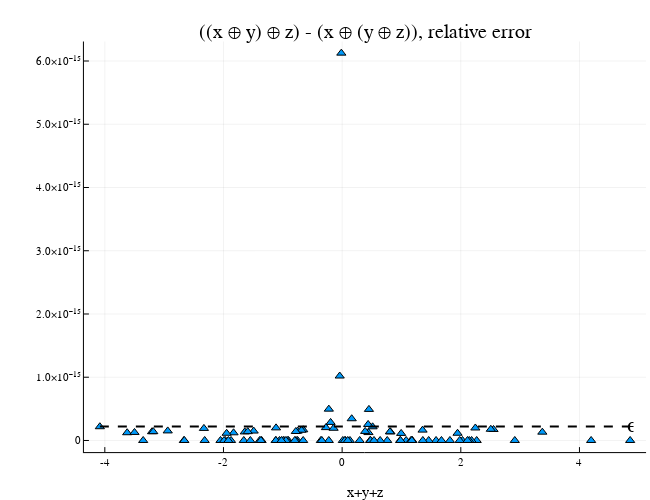

The cell this chart's notebook holds for it:
### Markdown cell above
### Inner product algorithm

- $\tilde{f}: X \to Y$?  Here for the first time we have to reckon with the fact that **floating point addition is not associative**:

$$(x \oplus y) \oplus z \neq x \oplus (y \oplus z)$$

### Code cell
n_samples = 100;
x = randn(n_samples)
y = randn(n_samples)
z = randn(n_samples)
w_left = (x + y) + z
w_right = x + (y + z)
r = abs.(w_left - w_right) ./ max.(abs.(w_left),abs.(w_right))
plot(w_left, r, st=:scatter, m=:utriangle)
plot!([minimum(w_left),maximum(w_right)], eps(Float64)*[1,1], l=(2,:black,:dash), text=["", "ϵ"], ylim=1.1*eps(Float32), size=(650,500), xlabel="x+y+z", title = "((x ⊕ y) ⊕ z) - (x ⊕ (y ⊕ z)), relative error")

### Figure 1 — Plotly figure (JSON) as saved in the notebook; plotly's stock layout.template omitted (floating-point values rounded to 4 significant figures)
{"data": [{"colorbar": {"title": ""}, "legendgroup": "", "marker": {"color": "rgba(0, 154, 250, 1.000)", "line": {"color": "rgba(0, 0, 0, 1.000)", "width": 1}, "size": 8, "symbol": "triangle-up"}, "mode": "markers", "name": "", "showlegend": false, "type": "scatter", "x": [0.7601, -0.7511, -2.05, 0.444, 0.9947, 3.374, -0.9812, -1.357, -0.7509, -1.873, 0.3878, 2.268, -1.118, -1.969, -0.6556, 0.4708, 1.583, 1.817, 1.674, 0.1319, -0.04086, -1.39, -0.904, 0.05329, -0.1944, 0.8146, 0.01174, -2.667, -3.623, 0.4516, -0.6847, -0.7772, -1.99, -0.9929, -1.658, 1.356, 1.945, -3.204, 2.91, -0.7809, -3.5, 1.459, -1.641, 2.182, 0.04557, 1.079, -0.6567, -0.273, 0.9769, 2.552, 1.183, -2.66, -0.3585, -0.2249, 0.09502, 1.36, 2.029, -1.056, 4.855, -1.37, -0.9241, 0.4791, -3.183, -0.7984, -1.491, 2.142, -1.83, -1.591, -4.084, -1.114, 0.6408, 4.197, -0.0136, -1.547, 2.506, -2.33, -0.3422, 2.245, -0.9476, -3.353, 0.2957, 0.1615, 1.981, 0.5369, 0.5134, -1.947, -2.317, -0.1438, 1.159, -1.117, -0.2241, -1.023, 0.9847, 0.8053, 1.177, -2.94, 0.4379, 2.113, -1.918, 1.175], "xaxis": "x", "y": [0, 1.478e-16, 0, 1.25e-16, 1.116e-16, 1.316e-16, 0, 0, 0, 0, 1.431e-16, 0, 0, 0, 1.693e-16, 0, 0, 0, 0, 0, 1.019e-15, 0, 0, 0, 2.855e-16, 1.363e-16, 0, 0, 1.226e-16, 4.917e-16, 1.622e-16, 0, 0, 0, 0, 1.638e-16, 1.141e-16, 1.386e-16, 0, 1.422e-16, 1.269e-16, 0, 1.353e-16, 0, 0, 0, 0, 2.034e-16, 0, 1.74e-16, 0, 0, 0, 0, 0, 0, 0, 0, 0, 0, 0, 0, 1.395e-16, 0, 1.489e-16, 0, 1.213e-16, 1.396e-16, 2.175e-16, 1.993e-16, 0, 0, 6.125e-15, 0, 1.772e-16, 1.906e-16, 0, 1.978e-16, 0, 0, 0, 3.438e-16, 0, 0, 2.163e-16, 1.14e-16, 0, 1.93e-16, 0, 0, 4.953e-16, 0, 0, 1.379e-16, 0, 1.511e-16, 2.535e-16, 0, 0, 0], "yaxis": "y", "zmax": null, "zmin": null}, {"colorbar": {"title": ""}, "legendgroup": "", "line": {"color": "rgba(0, 0, 0, 1.000)", "dash": "dash", "shape": "linear", "width": 2}, "mode": "lines", "name": "", "showlegend": false, "type": "scatter", "x": [-4.084, 4.855], "xaxis": "x", "y": [2.22e-16, 2.22e-16], "yaxis": "y", "zmax": null, "zmin": null}], "layout": {"annotations": [{"font": {"color": "rgba(0, 0, 0, 1.000)", "family": "sans-serif", "size": 20}, "rotation": 0, "showarrow": false, "text": "((x ⊕ y) ⊕ z) - (x ⊕ (y ⊕ z)), relative error", "x": 0.5615, "xanchor": "center", "xref": "paper", "y": 1, "yanchor": "top", "yref": "paper"}, {"font": {"color": "rgba(0, 0, 0, 1.000)", "family": "sans-serif", "size": 20}, "rotation": 0, "showarrow": false, "text": "", "x": -4.084, "xanchor": "center", "xref": "x", "y": 2.22e-16, "yanchor": "middle", "yref": "y"}, {"font": {"color": "rgba(0, 0, 0, 1.000)", "family": "sans-serif", "size": 20}, "rotation": 0, "showarrow": false, "text": "ϵ", "x": 4.855, "xanchor": "center", "xref": "x", "y": 2.22e-16, "yanchor": "middle", "yref": "y"}], "height": 500, "legend_position": {"bgcolor": "rgba(255, 255, 255, 1.000)", "bordercolor": "rgba(0, 0, 0, 1.000)", "borderwidth": 1, "font": {"color": "rgba(0, 0, 0, 1.000)", "family": "sans-serif", "size": 11}, "title": {"font": {"color": "rgba(0, 0, 0, 1.000)", "family": "sans-serif", "size": 15}, "text": ""}, "tracegroupgap": 0, "traceorder": "normal", "x": 1, "xanchor": "auto", "y": 1, "yanchor": "auto"}, "margin": {"b": 20, "l": 0, "r": 0, "t": 20}, "paper_bgcolor": "rgba(255, 255, 255, 1.000)", "plot_bgcolor": "rgba(255, 255, 255, 1.000)", "showlegend": true, "width": 650, "xaxis": {"anchor": "y", "domain": [0.1291, 0.9939], "gridcolor": "rgba(0, 0, 0, 0.100)", "gridwidth": 0.5, "linecolor": "rgba(0, 0, 0, 1.000)", "mirror": false, "range": [-4.352, 5.123], "showgrid": true, "showline": true, "showticklabels": true, "tickangle": 0, "tickcolor": "rgb(0, 0, 0)", "tickfont": {"color": "rgba(0, 0, 0, 1.000)", "family": "sans-serif", "size": 11}, "tickmode": "array", "ticks": "inside", "ticktext": ["-4", "-2", "0", "2", "4"], "tickvals": [-4, -2, 0, 2, 4], "title": "x+y+z", "titlefont": {"color": "rgba(0, 0, 0, 1.000)", "family": "sans-serif", "size": 15}, "type": "-", "visible": true, "zeroline": false, "zerolinecolor": "rgba(0, 0, 0, 1.000)"}, "yaxis": {"anchor": "x", "domain": [0.06065, 0.9532], "gridcolor": "rgba(0, 0, 0, 0.100)", "gridwidth": 0.5, "linecolor": "rgba(0, 0, 0, 1.000)", "mirror": false, "range": [-1.837e-16, 6.308e-15], "showgrid": true, "showline": true, "showticklabels": true, "tickangle": 0, "tickcolor": "rgb(0, 0, 0)", "tickfont": {"color": "rgba(0, 0, 0, 1.000)", "family": "sans-serif", "size": 11}, "tickmode": "array", "ticks": "inside", "ticktext": ["0", "1.0×10⁻¹⁵", "2.0×10⁻¹⁵", "3.0×10⁻¹⁵", "4.0×10⁻¹⁵", "5.0×10⁻¹⁵", "6.0×10⁻¹⁵"], "tickvals": [0, 1e-15, 2e-15, 3e-15, 4e-15, 5e-15, 6e-15], "title": "", "titlefont": {"color": "rgba(0, 0, 0, 1.000)", "family": "sans-serif", "size": 15}, "type": "-", "visible": true, "zeroline": false, "zerolinecolor": "rgba(0, 0, 0, 1.000)"}}}
